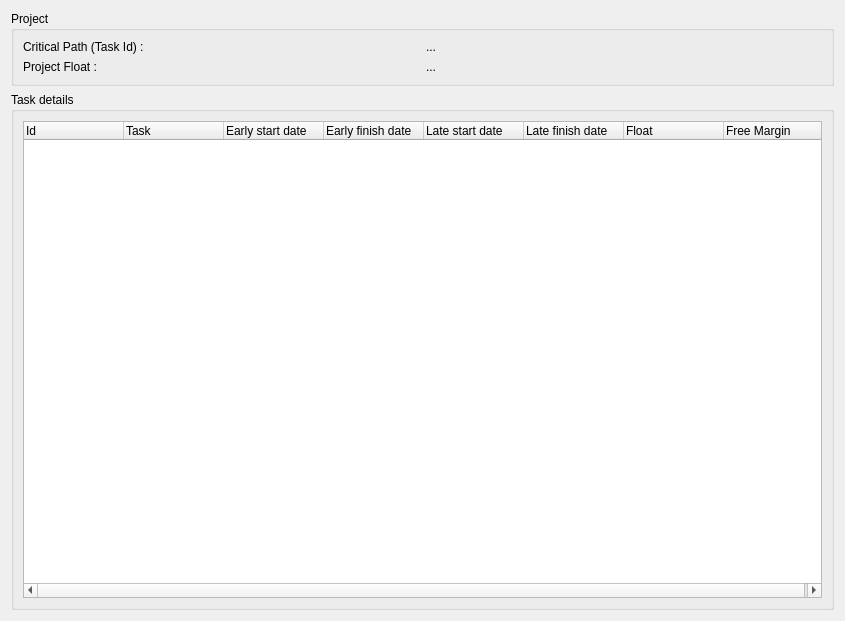
<ui version="4.0" >
 <class>Schedule</class>
 <widget class="QWidget" name="Schedule" >
  <property name="geometry" >
   <rect>
    <x>0</x>
    <y>0</y>
    <width>845</width>
    <height>621</height>
   </rect>
  </property>
  <layout class="QGridLayout" >
   <item row="0" column="0" >
    <layout class="QVBoxLayout" />
   </item>
   <item row="1" column="0" >
    <widget class="QGroupBox" name="projectGroupBox" >
     <property name="title" >
      <string>Project</string>
     </property>
     <layout class="QGridLayout" >
      <property name="leftMargin" >
       <number>9</number>
      </property>
      <property name="topMargin" >
       <number>9</number>
      </property>
      <property name="rightMargin" >
       <number>9</number>
      </property>
      <property name="bottomMargin" >
       <number>9</number>
      </property>
      <property name="horizontalSpacing" >
       <number>6</number>
      </property>
      <property name="verticalSpacing" >
       <number>6</number>
      </property>
      <item row="0" column="1" >
       <layout class="QVBoxLayout" >
        <property name="spacing" >
         <number>6</number>
        </property>
        <property name="leftMargin" >
         <number>0</number>
        </property>
        <property name="topMargin" >
         <number>0</number>
        </property>
        <property name="rightMargin" >
         <number>0</number>
        </property>
        <property name="bottomMargin" >
         <number>0</number>
        </property>
        <item>
         <layout class="QHBoxLayout" >
          <property name="spacing" >
           <number>6</number>
          </property>
          <property name="leftMargin" >
           <number>0</number>
          </property>
          <property name="topMargin" >
           <number>0</number>
          </property>
          <property name="rightMargin" >
           <number>0</number>
          </property>
          <property name="bottomMargin" >
           <number>0</number>
          </property>
          <item>
           <widget class="QLabel" name="labelCriticalPath" >
            <property name="text" >
             <string>Critical Path (Task Id) :</string>
            </property>
           </widget>
          </item>
          <item>
           <widget class="QLabel" name="labelResultCriticalPath" >
            <property name="text" >
             <string>...</string>
            </property>
           </widget>
          </item>
         </layout>
        </item>
        <item>
         <layout class="QHBoxLayout" >
          <property name="spacing" >
           <number>6</number>
          </property>
          <property name="leftMargin" >
           <number>0</number>
          </property>
          <property name="topMargin" >
           <number>0</number>
          </property>
          <property name="rightMargin" >
           <number>0</number>
          </property>
          <property name="bottomMargin" >
           <number>0</number>
          </property>
          <item>
           <widget class="QLabel" name="labelProjectFloat" >
            <property name="text" >
             <string>Project Float :</string>
            </property>
           </widget>
          </item>
          <item>
           <widget class="QLabel" name="labelResultProjectFloat" >
            <property name="text" >
             <string>...</string>
            </property>
           </widget>
          </item>
         </layout>
        </item>
       </layout>
      </item>
     </layout>
    </widget>
   </item>
   <item row="2" column="0" >
    <widget class="QGroupBox" name="taskGroupBoxDetail" >
     <property name="title" >
      <string>Task details </string>
     </property>
     <layout class="QGridLayout" >
      <property name="leftMargin" >
       <number>9</number>
      </property>
      <property name="topMargin" >
       <number>9</number>
      </property>
      <property name="rightMargin" >
       <number>9</number>
      </property>
      <property name="bottomMargin" >
       <number>9</number>
      </property>
      <property name="horizontalSpacing" >
       <number>6</number>
      </property>
      <property name="verticalSpacing" >
       <number>6</number>
      </property>
      <item row="0" column="0" >
       <widget class="QTreeWidget" name="treeWidgetTaskResult" >
        <property name="horizontalScrollBarPolicy" >
         <enum>Qt::ScrollBarAsNeeded</enum>
        </property>
        <property name="itemsExpandable" >
         <bool>false</bool>
        </property>
        <column>
         <property name="text" >
          <string>Id</string>
         </property>
        </column>
        <column>
         <property name="text" >
          <string>Task</string>
         </property>
        </column>
        <column>
         <property name="text" >
          <string>Early start date</string>
         </property>
        </column>
        <column>
         <property name="text" >
          <string>Early finish date</string>
         </property>
        </column>
        <column>
         <property name="text" >
          <string>Late start date</string>
         </property>
        </column>
        <column>
         <property name="text" >
          <string>Late finish date</string>
         </property>
        </column>
        <column>
         <property name="text" >
          <string>Float</string>
         </property>
        </column>
        <column>
         <property name="text" >
          <string>Free Margin</string>
         </property>
        </column>
       </widget>
      </item>
     </layout>
    </widget>
   </item>
  </layout>
 </widget>
 <resources/>
 <connections/>
</ui>
